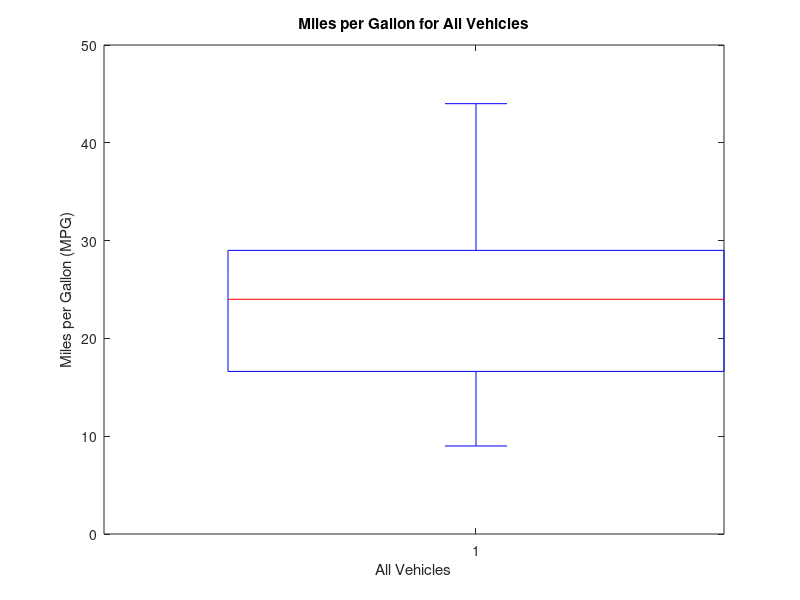

Recreate this plot in MATLAB. (Note: this script raises an error after producing the figure.)
load carsmall
 
boxplot(MPG)
xlabel('All Vehicles')
ylabel('Miles per Gallon (MPG)')
title('Miles per Gallon for All Vehicles')
 
boxplot(MPG,Origin)
title('Miles per Gallon by Vehicle Origin')
xlabel('Country of Origin')
ylabel('Miles per Gallon (MPG)')
 
tbl = tabulate(Origin);
t = cell2table(tbl,'VariableNames', ...
    {'Value','Count','Percent'});
t.Value = categorical(t.Value)
 
bar(t.Value,t.Count)
xlabel('Country of Origin')
ylabel('Number of Cars')